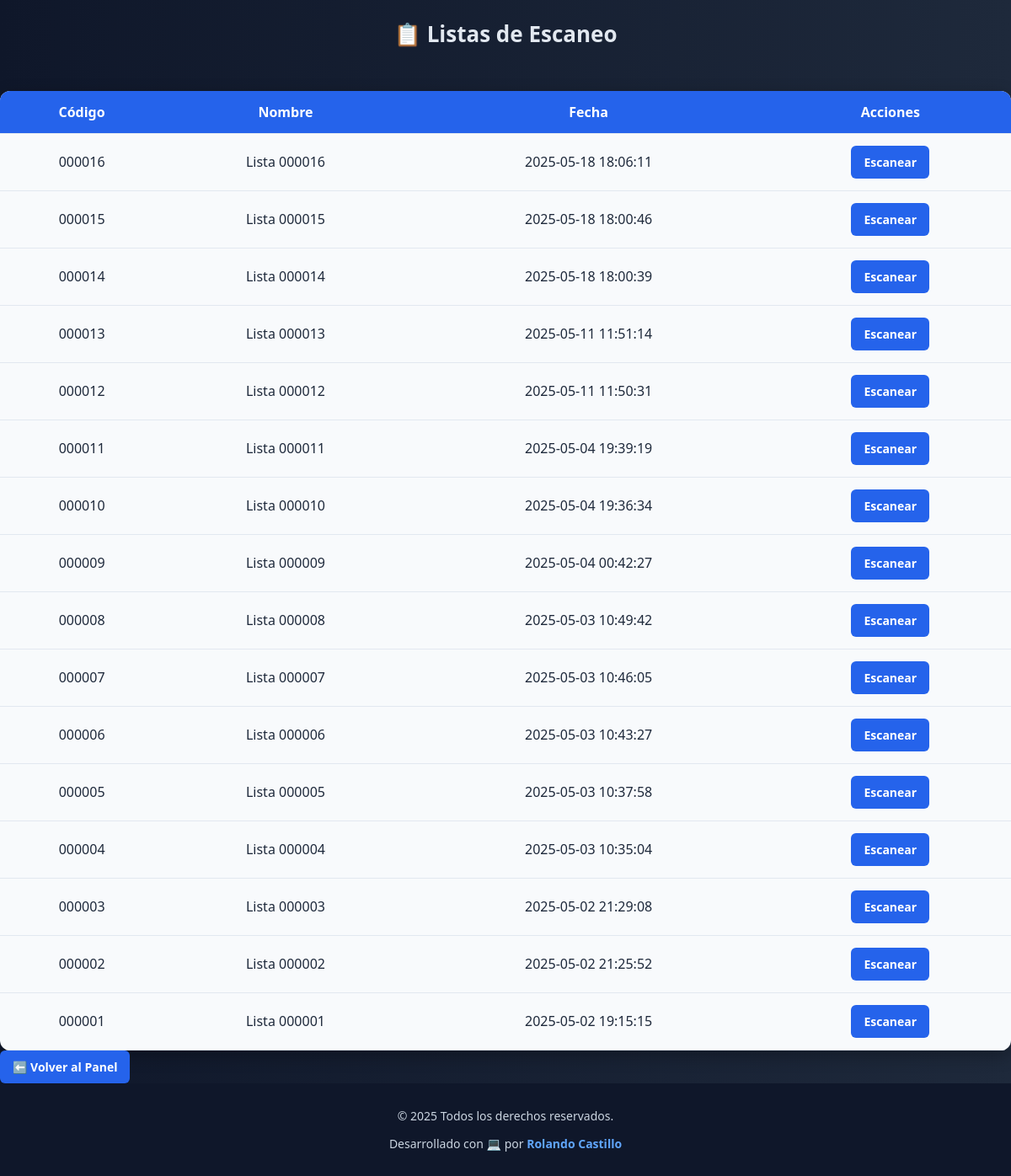
/listas.php (signed in), run on the app's committed database.
### tables this page shows
CREATE TABLE `listas` (
  `id` int(11) NOT NULL,
  `codigo` varchar(6) DEFAULT NULL,
  `nombre` varchar(100) NOT NULL,
  `fecha` datetime DEFAULT current_timestamp()
);

### listas.php (the view, shortened to what this page needs)
<?php
include 'db.php';
$query = "SELECT * FROM listas ORDER BY id DESC";
$resultado = mysqli_query($conexion, $query);
?>
<!DOCTYPE html>
<html lang="es">
<head>
  <link rel="stylesheet" href="style.css">
</head>
<body>
  <h2>📋 Listas de Escaneo</h2>
  <table>
    <tr>
      <th>Código</th>
      <th>Nombre</th>
      <th>Fecha</th>
      <th>Acciones</th>
    </tr>
    <?php
    if ($resultado && mysqli_num_rows($resultado) > 0) {
        while ($fila = mysqli_fetch_assoc($resultado)) {
            echo "<tr>
                    <td>{$fila['codigo']}</td>
                    <td>{$fila['nombre']}</td>
                    <td>{$fila['fecha']}</td>
                    <td>
                        <a class='boton' href='escanear.php?lista_id={$fila['id']}'>Escanear</a>
                    </td>
                  </tr>";
        }
    } else {
        echo "<tr><td colspan='4'>No hay listas registradas.</td></tr>";
    }
    ?>
  </table>
  <div class="volver">
    <a href="panel.php" class="boton">⬅️ Volver al Panel</a>
  </div>
  <footer>
    <p>© <?php echo date("Y"); ?> Todos los derechos reservados.</p>
    <p>Desarrollado con 💻 por <strong>Rolando Castillo</strong></p>
  </footer>
</body>
</html>

### style.css (style rules this page uses)
* { box-sizing: border-box; }
body { margin: 0; font-family: 'Segoe UI', sans-serif; background: linear-gradient(to right, #0f172a, #1e293b); color: #e2e8f0; display: flex; flex-direction: column; min-height: 100vh; }
h2, h3 { text-align: center; color: #e2e8f0; margin-bottom: 20px; font-size: 26px; }
table { width: 100%; border-collapse: collapse; background-color: #f8fafc; border-radius: 12px; overflow: hidden; box-shadow: 0 6px 20px rgba(0, 0, 0, 0.3); margin-top: 30px; }
th, td { padding: 14px 12px; text-align: center; border-bottom: 1px solid #e2e8f0; color: #1e293b; }
th { background-color: #2563eb; color: #fff; font-weight: 600; }
button, .boton, a { display: inline-block; text-decoration: none; color: #fff; background-color: #2563eb; padding: 10px 15px; border-radius: 6px; font-weight: bold; font-size: 14px; cursor: pointer; transition: 0.3s ease; text-align: center; }
footer { background-color: #0f172a; color: #cbd5e1; text-align: center; padding: 15px; font-size: 14px; margin-top: auto; }
footer strong { color: #60a5fa; }

### data on the page
listas: codigo "000016", nombre "Lista 000016", fecha "2025-05-18 18:06:11"
listas: codigo "000015", nombre "Lista 000015", fecha "2025-05-18 18:00:46"
listas: codigo "000014", nombre "Lista 000014", fecha "2025-05-18 18:00:39"
listas: codigo "000013", nombre "Lista 000013", fecha "2025-05-11 11:51:14"
listas: codigo "000012", nombre "Lista 000012", fecha "2025-05-11 11:50:31"
listas: codigo "000011", nombre "Lista 000011", fecha "2025-05-04 19:39:19"
listas: codigo "000010", nombre "Lista 000010", fecha "2025-05-04 19:36:34"
listas: codigo "000009", nombre "Lista 000009", fecha "2025-05-04 00:42:27"
listas: codigo "000008", nombre "Lista 000008", fecha "2025-05-03 10:49:42"
listas: codigo "000007", nombre "Lista 000007", fecha "2025-05-03 10:46:05"
listas: codigo "000006", nombre "Lista 000006", fecha "2025-05-03 10:43:27"
listas: codigo "000005", nombre "Lista 000005", fecha "2025-05-03 10:37:58"
listas: codigo "000004", nombre "Lista 000004", fecha "2025-05-03 10:35:04"
listas: codigo "000003", nombre "Lista 000003", fecha "2025-05-02 21:29:08"
listas: codigo "000002", nombre "Lista 000002", fecha "2025-05-02 21:25:52"
listas: codigo "000001", nombre "Lista 000001", fecha "2025-05-02 19:15:15"
